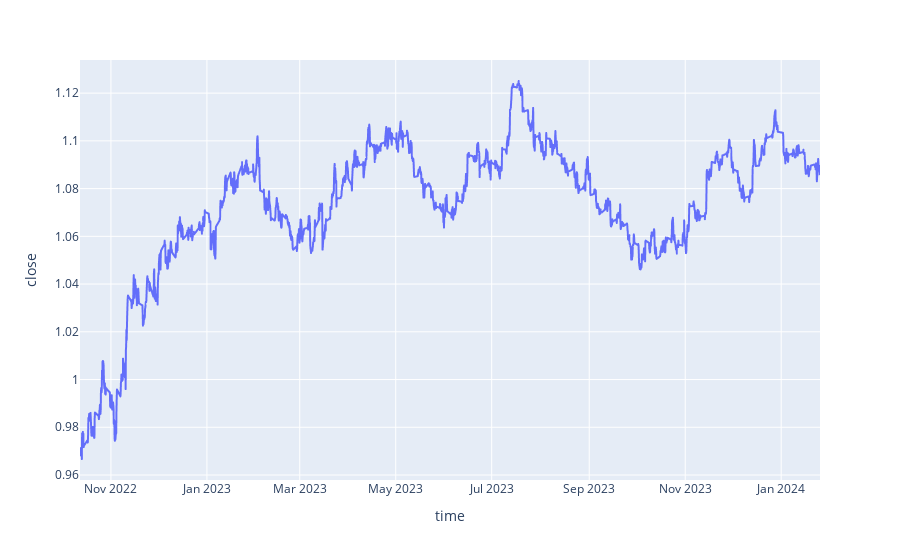

The code cell stored with this chart in its notebook:
### Code cell
# Visualize Close Price
px.line(df, x='time', y='close')

### Figure 1 — Plotly figure (JSON) as saved in the notebook; plotly's stock layout.template omitted (floating-point values rounded to 4 significant figures; data arrays with more than 128 entries replaced by an {"elided": "..."} marker saying what was removed)
{"data": [{"hovertemplate": "time=%{x}<br>close=%{y}<extra></extra>", "legendgroup": "", "line": {"color": "#636efa", "dash": "solid"}, "marker": {"symbol": "circle"}, "mode": "lines", "name": "", "showlegend": false, "type": "scattergl", "x": {"elided": "2001 str values"}, "xaxis": "x", "y": {"elided": "2001 float values"}, "yaxis": "y"}], "layout": {"legend": {"tracegroupgap": 0}, "margin": {"t": 60}, "xaxis": {"anchor": "y", "domain": [0, 1], "title": {"text": "time"}}, "yaxis": {"anchor": "x", "domain": [0, 1], "title": {"text": "close"}}}}
